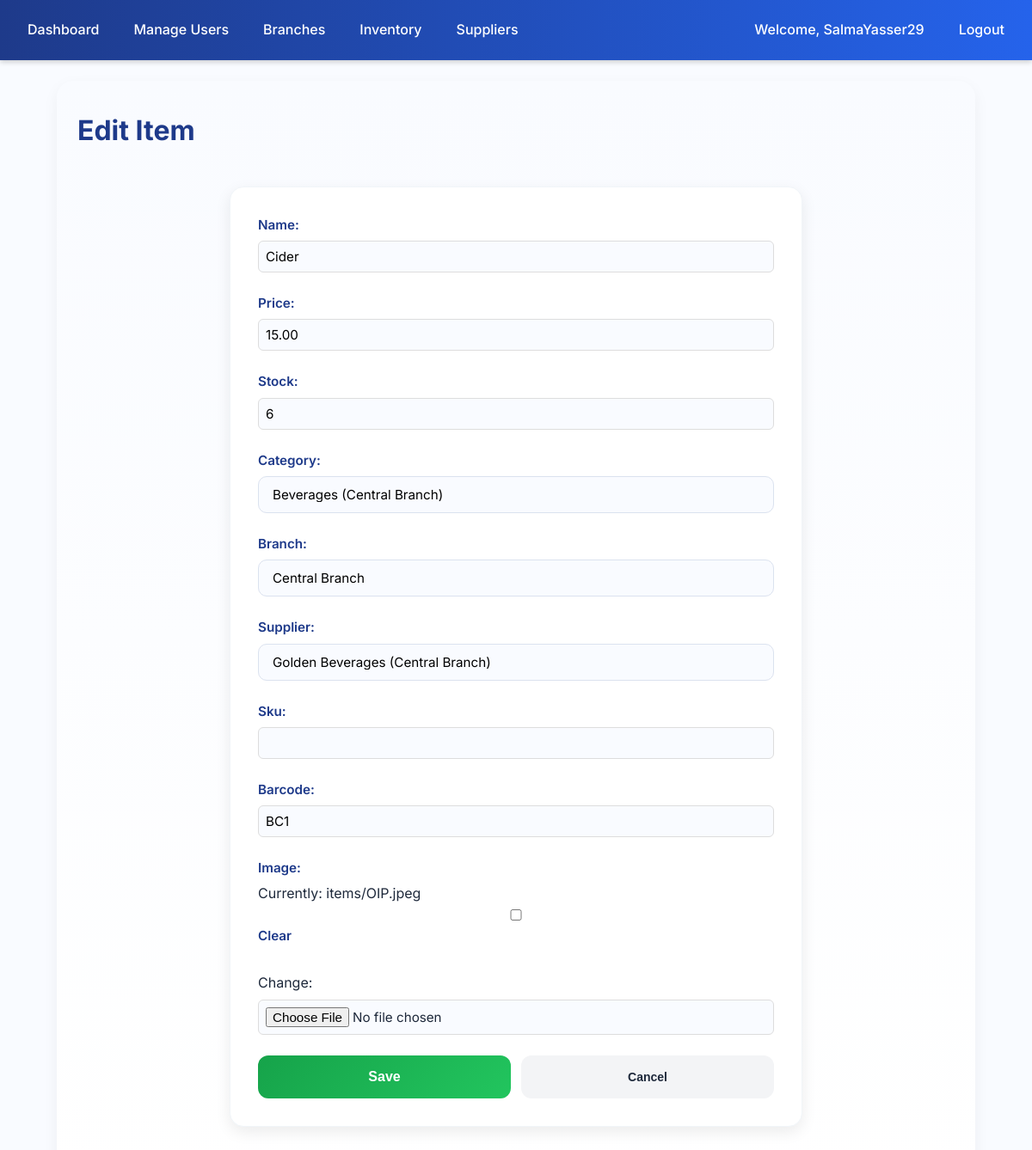
Page /inventory/items/13/edit/ (signed in) on the committed database.
### accounts/models.py (models this page shows, shortened)
class User(AbstractUser):
    ROLE_CHOICES = (
        ('admin', 'Admin'),
        ('manager', 'Manager'),
        ('cashier', 'Cashier'),
    )
    role = models.CharField(max_length=20, choices=ROLE_CHOICES, default='cashier')
    branch = models.ForeignKey('branches.Branch', null=True, blank=True, on_delete=models.SET_NULL)
    added_by = models.ForeignKey(
        'self', null=True, blank=True, on_delete=models.SET_NULL, related_name='added_users'
    )
    profile_image = models.ImageField(upload_to="profiles/", null=True, blank=True)

### inventory/models.py (models this page shows, shortened)
class Item(models.Model):
    sku = models.CharField(max_length=64, blank=True, null=True, unique=True)
    name = models.CharField(max_length=200)
    category = models.ForeignKey(Category, null=True, blank=True, on_delete=models.SET_NULL)
    price = models.DecimalField(max_digits=10, decimal_places=2, default=0)
    stock = models.IntegerField(default=0)
    barcode = models.CharField(max_length=100, blank=True, null=True)
    image = models.ImageField(upload_to='items/', blank=True, null=True)
    branch = models.ForeignKey(Branch, on_delete=models.CASCADE)
    supplier = models.ForeignKey(Supplier, null=True, blank=True, on_delete=models.PROTECT)
    class Meta:
        ordering = ['name']

### inventory/views.py (the view)
# urls.py: path("items/<int:pk>/edit/", views.item_edit, name="item_edit"),
@login_required
def item_edit(request, pk):
    item = get_object_or_404(Item, pk=pk)
    if not (is_superuser(request.user) or (is_admin(request.user) and item.branch == request.user.branch)):
        return redirect("inventory:item_list")
    if request.method == "POST":
        form = ItemForm(request.POST, request.FILES, instance=item, user=request.user)
        if form.is_valid():
            old_instance = Item.objects.get(pk=item.pk)  # snapshot before save
            item = form.save(commit=False)
            if not is_superuser(request.user):
                item.branch = request.user.branch
            item.save()
            log_action(request.user, "update", item, old_instance)
            messages.success(request, f"Item '{item.name}' updated.")
            return redirect("inventory:item_list")
    else:
        form = ItemForm(instance=item, user=request.user)
    return render(request, "inventory/items/form.html", {"form": form})

### branches/models.py (called while the page is built)
    def __str__(self):
        return self.name

### inventory/models.py (called while the page is built)
    def __str__(self):
        return f"{self.name} ({self.branch.name if self.branch else 'No Branch'})"

    def __str__(self):
        return f"{self.name} ({self.branch.name})"

### inventory/views.py (called while the page is built)
def is_superuser(user):
    return user.is_superuser

### inventory/templates/inventory/items/form.html (shortened to what this page needs)
{% extends "accounts/layout.html" %}
{% block content %}
<div class="form-container">
    <h1 class="page-title">{{ form.instance.pk|yesno:"Edit Item,Add Item" }}</h1>
    <div class="form-card">
        <form method="post" enctype="multipart/form-data" class="styled-form">
            <div class="form-group">
                {{ form.name.label_tag }}
                {{ form.name }}
            </div>
            <div class="form-group">
                {{ form.price.label_tag }}
                {{ form.price }}
            </div>
            <div class="form-group">
                {{ form.stock.label_tag }}
                {{ form.stock }}
            </div>
            <div class="form-group">
                {{ form.category.label_tag }}
                {{ form.category }}
            </div>
            {% if form.fields.branch %}
            <div class="form-group">
                {{ form.branch.label_tag }}
                {{ form.branch }}
            </div>
            {% endif %}
            <div class="form-group">
                {{ form.supplier.label_tag }}
                {{ form.supplier }}
            </div>
            <div class="form-group">
                {{ form.sku.label_tag }}
                {{ form.sku }}
            </div>
            <div class="form-group">
                {{ form.barcode.label_tag }}
                {{ form.barcode }}
            </div>
            <div class="form-group">
                {{ form.image.label_tag }}
                {{ form.image }}
            </div>
            <div class="form-actions">
                <button type="submit" class="btn btn-success">Save</button>
                <button type="button" class="btn btn-secondary" onclick="window.location.href='{% url 'inventory:item_list' %}'">Cancel</button>
            </div>
        </form>
    </div>
</div>
{% endblock %}

### accounts/templates/accounts/layout.html (shortened to what this page needs)
{% load static %}
<!DOCTYPE html>
<html lang="en">
<head>
    <link rel="stylesheet" href="{% static 'css/styles.css' %}">
    <link rel="stylesheet" href="https://cdn.jsdelivr.net/npm/bootstrap-icons@1.11.1/font/bootstrap-icons.css">
</head>
<body>
    {% if user.is_authenticated and request.resolver_match.url_name != "login" %}
        <nav class="navbar">
            <a href="{% url 'accounts:dashboard' %}">Dashboard</a>
            {% if user.is_superuser %}
                <a href="{% url 'accounts:manage_users' %}">Manage Users</a>
                <a href="{% url 'branches:index' %}">Branches</a>
                <a href="{% url 'inventory:index' %}">Inventory</a>
                <a href="{% url 'inventory:supplier_list' %}?branch={{ user.branch.id }}">Suppliers</a>
            {% elif user.role == "manager" %}
                <a href="{% url 'reports:dashboard' %}?branch={{ user.branch.id }}">Reports</a>
            {% elif user.role == "cashier" %}
                <a href="{% url 'customers:index' %}?branch={{ user.branch.id }}">Customers</a>
                <a href="{% url 'sales:pos' %}?branch={{ user.branch.id }}">Sales</a>
            {% endif %}
            <span class="navbar-text" style="margin-left: auto;">
                <a href="{% url 'accounts:profile' %}">Welcome, {{ user.get_full_name|default:user.username }}</a>
            </span>
            <a href="{% url 'accounts:logout' %}">Logout</a>
        </nav>
    {% endif %}
    <main class="container">
        {% block content %}{% endblock %}
    </main>
</body>
</html>

### rows in the picture
User: get_full_name "SalmaYasser29"
Item: instance.pk "Edit Item", name "Cider", price "15.00", stock "6", category "Beverages (Central Branch)", branch "Central Branch", supplier "Golden Beverages (Central Branch)", barcode "BC1"
